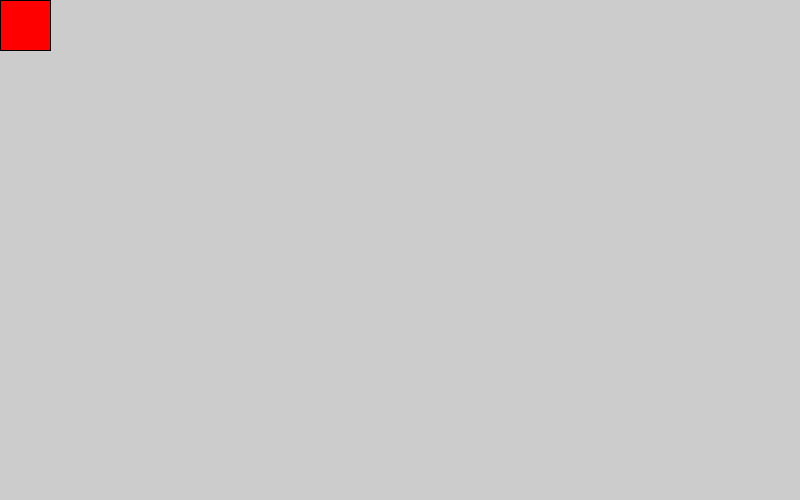
Frame 1 (no input)
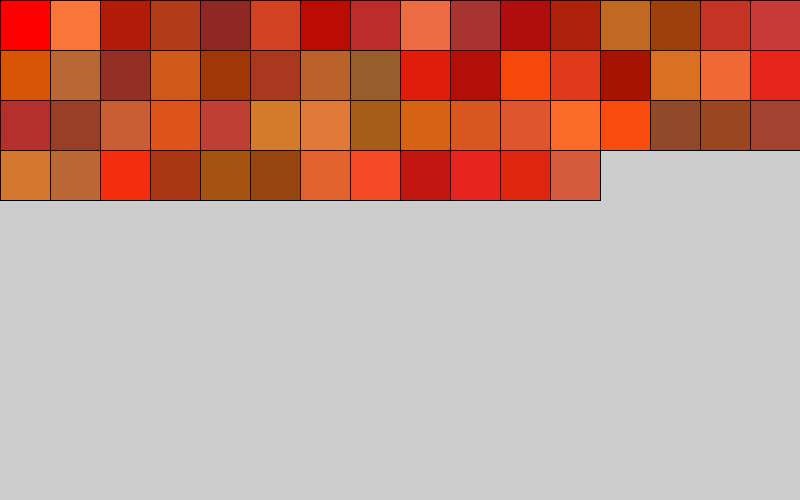
Frame 60 (the mouse pressed at the canvas centre just before this capture)
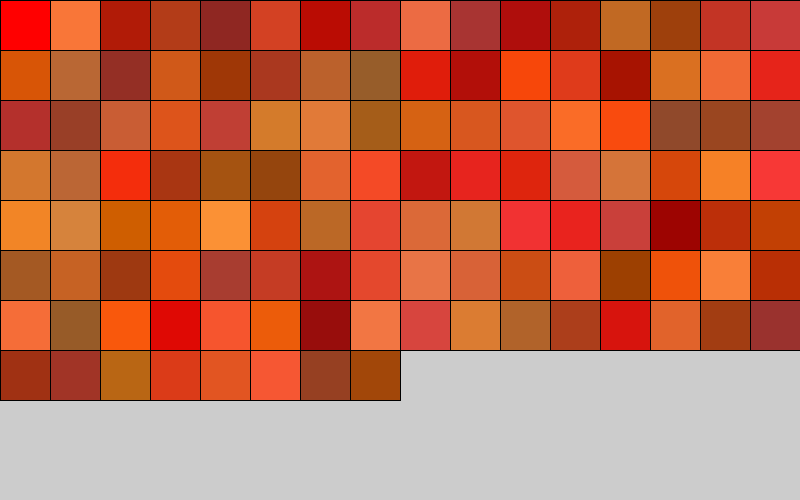
Frame 120 (the mouse held since frame 60 and released just before this capture)

The Processing sketch that drew these frames (run headless with seeded random() and noise(); from frame 60 on, the mouse is pressed at the canvas centre):

// Processing sketch: Rechteck_HSB
// ── Rechteck_HSB.pde
int posx=0;
int posy=0;
float blue=0;
float green=0;
int rectsize=50;

float hue=0;
float saturation=360;
float brightness=360;


void setup() {
  size(800, 500);
  // Position des Fensters
  //surface.setLocation(300, 500);
  colorMode(HSB,360);
}

void draw() {
  //background(0);
  //fill(255-posx,posy,posx);
  fill(hue, saturation,brightness);
  rect(posx, posy, rectsize, rectsize);
  // winkel im Farbkreis 
  /*hue+=20;
  if(hue>360){
  hue=0;
  }*/
  hue=random(0,30);
  saturation=random(250,360);
  brightness=random(200,360);
  //posx=posx+50;
  posx+=rectsize;
  if (posx>=width) {
    //posy=posy+50;
    blue=map(posy, 0, 500, 0, 255);
    println(blue);
    posy+=rectsize;
    posx=0;
  }
  if (posy>=height) {
    posy=0;
    posx=0;
    rectsize= round(random(20, 70));
    blue=0;
    //rectsize=int(random(20,70));
  }
}
